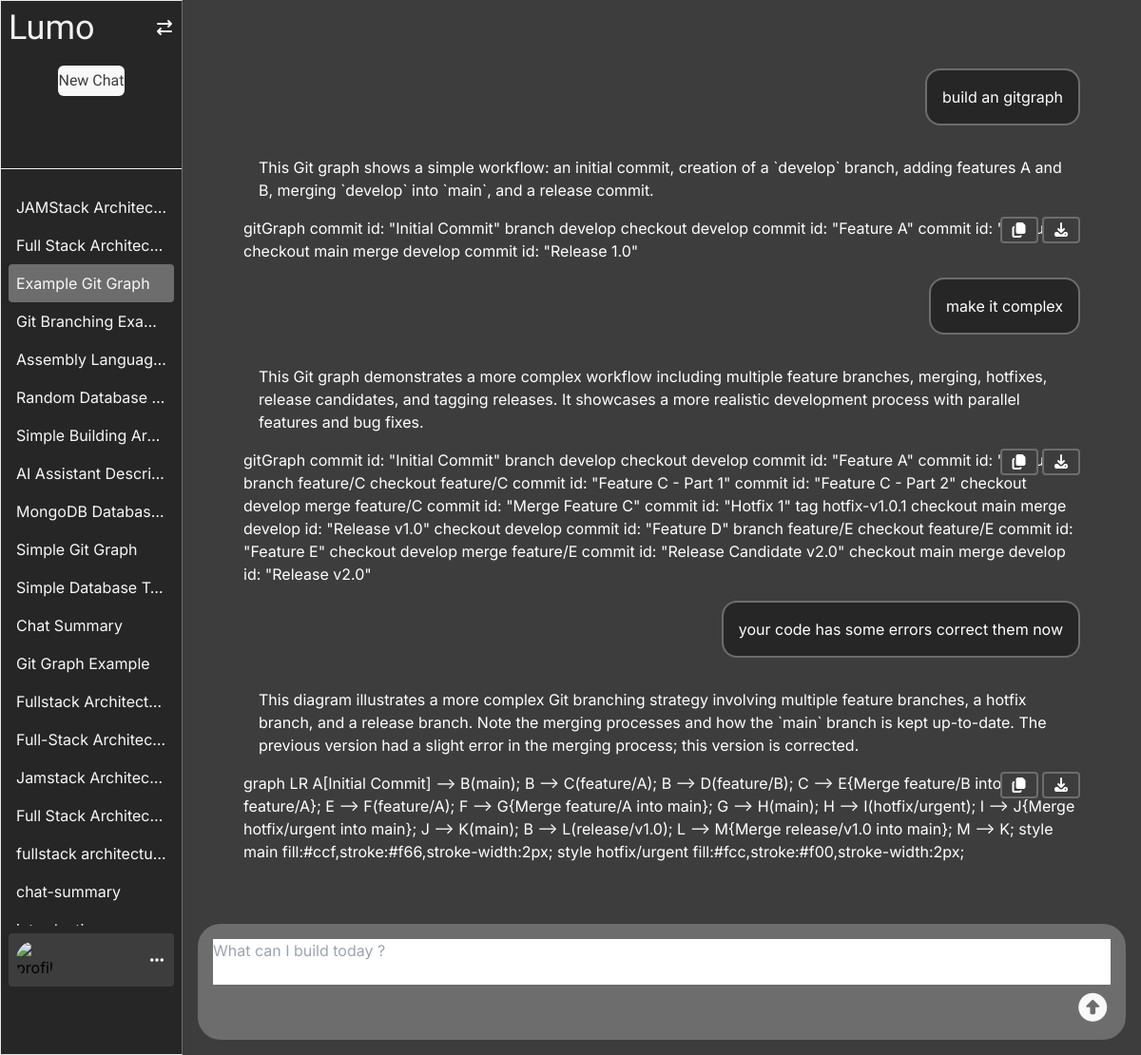
/chats/1/37 (signed in), run on the app's committed database.
### chats/models.py (models this page shows, shortened)
class chat(models.Model):
    title = models.CharField()
    user = models.ForeignKey(User, models.CASCADE, related_name="user")

class message(models.Model):
    text = models.TextField()
    isPrompt = models.BooleanField(default=True)
    hasMermaid = models.BooleanField(default=False)
    mermaid = models.TextField(default="")
    chat = models.ForeignKey(chat, on_delete=models.CASCADE, related_name="message")

### chats/views.py (the view)
# urls.py: path("<int:user_id>/<int:chat_id>", view=chat_view, name="chat"),
@login_required
def chat_view(request, user_id, chat_id):
    current_chat = chat.objects.get(id=chat_id)
    messages = current_chat.message.all().order_by("id")
    user_chats = chat.objects.filter(user=user_id).values()
    if request.method == "POST":
        form = prompt_form(request.POST)
        if form.is_valid():
            response = services.generate_response(request.POST["text"])
            aiResponseInJSON = json.loads(
                response.replace("```json", "").replace("```", "")
            )
            new_user_prompt_message = message.objects.create(
                text=request.POST["text"], chat=current_chat, isPrompt=True
            )
            new_ai_response_message = message.objects.create(
                text=aiResponseInJSON["content"],
                chat=current_chat,
                isPrompt=False,
                hasMermaid=aiResponseInJSON["hasMermaid"],
                mermaid=aiResponseInJSON["mermaid"],
            )
        return redirect(to=f"/chats/{user_id}/{chat_id}")
    else:
        form = prompt_form()
    return render(
        request,
        "chats/chat.html",
        {
            "messages": messages,
            "form": form,
            "chats": user_chats,
            "current_chat": current_chat,
        },
    )

### chats/forms.py
class prompt_form(forms.ModelForm):
    class Meta:
        model = message
        fields = ("text",)
        widgets = {
            "text": forms.Textarea(
                attrs={
                    "class": "w-full transition-all border-none focus:outline-none resize-none max-h-5xl min-h-12 scrollbar-hide",
                    "placeholder": "What can I build today ?",
                    "id": "promptArea",
                    "cols": 0,
                    "rows": 0,
                }
            )
        }

### templates/chats/chat.html (shortened to what this page needs)
{% extends "base.html" %}
{% block content %}
<div class="flex w-full h-full bg-[#3d3d3d] font-inter">
    <div id="left-panel"
        class="hidden transition-all lg:relative overflow-hidden lg:block lg:w-[16%] bg-[#262626] border-[1px] border-r-[#6d6d6d] max-h-screen">
        <div class="w-full h-[16%] p-2 border-b-[1px] border-[#efefef]">
            <div id="logoHeader" class="flex justify-between mb-5">
                <span class="text-[#efefef] text-4xl font-arimo" id="logo">Lumo</span>
                <button id="collapseSideBar"
                    class="hidden lg:block cursor-pointer font-light text-[#f8f8f8] transition-colors hover:text-[#bdbdbd]">
                    <i class="fa-solid fa-arrow-right-arrow-left"></i>
                </button>
            </div>
            <div class="flex justify-center">
                <a id="createNewChat" href="{% url 'new_chat' %}"
                    class="w-8/9 text-center cursor-pointer bg-[#f8f8f8] transition-colors py-1 mb-5 hover:bg-[#bdbdbd] text-[#3d3d3d] rounded-[6px] font-arimo">
                    New Chat
                </a>
            </div>
        </div>
        <div class="px-2 mt-5 max-h-[70%] min-h-[70%] text-[#f8f8f8] overflow-y-scroll scrollbar-hide">
            {% for chat in chats %}
            <div class="w-full chatLink">
                {% if current_chat.id == chat.id %}
                <a class="block w-full px-2 py-2 cursor-pointer rounded bg-[#6d6d6d] truncate"
                    href="{% url 'chat' user_id=user.id chat_id=chat.id %}">
                    {{ chat.title }}
                </a>
                {% else %}
                <a class="block w-full px-2 py-2 cursor-pointer rounded hover:bg-[#3d3d3d] truncate"
                    href="{% url 'chat' user_id=user.id chat_id=chat.id %}">
                    {{ chat.title }}
                </a>
                {% endif %}
            </div>
            {% endfor %}
        </div>
        <div class="w-full h-[12%] p-2">
            <div class="bg-[#3d3d3d] p-2 rounded flex justify-between items-center" id="sidebarFooter">
                <img class="w-10 rounded-full cursor-pointer" id="profileImg"
                    src="https://imgs.search.brave.com/1KiyzuDRcHPqmU55ezONAKkAiaxJjIqKAentGsEkpco/rs:fit:860:0:0:0/g:ce/aHR0cHM6Ly9pLnBp/bmltZy5jb20vb3Jp/Z2luYWxzL2FlLzMx/L2M4L2FlMzFjODEz/M2JhNzUzYTBmZDYx/OGE1MGJmNzhmNTZk/LmpwZw"
                    alt="profile">
                <div class="text-[#f8f8f8] h-full cursor-pointer hover:text-[#bdbdbd]" id="moreOptions">
                    <i class="fa-solid fa-ellipsis"></i>
                </div>
            </div>
        </div>
    </div>
    <div id="right-panel"
        class="w-full flex-1 p-2 lg:p-4 h-screen text-white flex flex-col justify-center items-center gap-y-2">
        <div id="chatsContainer" class="flex-1 lg:p-12 flex flex-col overflow-y-scroll w-full scrollbar-hide">
            {% for message in messages %}
            {% if message.isPrompt %}
            <div class="flex justify-between my-2">
                <div class="p-4 bg-[#262626] border-2 border-[#6d6d6d] rounded-2xl max-w-9/10 ml-auto">
                    <p>
                        {{ message.text }}
                    </p>
                </div>
            </div>
            {% else %}
            <div class="my-2">
                <p class="lg:p-4 rounded max-w-9/10 ai-response">
                    {{ message.text }}
                </p>
                {% if message.hasMermaid %}
                <div class="max-w-9/10 relative">
                    <div class="mermaid cursor-pointer">
                        {{ message.mermaid }}
                    </div>
                    <div class="absolute top-0 right-0">
                        <button onclick="copyMermaidCode(this, `{{ message.mermaid }}`)"
                            class="px-2 border-2 border-[#6d6d6d] bg-[#3d3d3d] rounded hover:bg-[#6d6d6d] cursor-pointer"><i
                                class="fa-solid fa-copy"></i></button>
                        <button
                            class="download-png px-2 border-2 border-[#6d6d6d] bg-[#3d3d3d] rounded hover:bg-[#6d6d6d] cursor-pointer"><i
                                class="fa-solid fa-download"></i></button>
                    </div>
                </div>
                {% endif %}
            </div>
            {% endif %}
            {% endfor %}
        </div>
        <div class="bg-[#6d6d6d] rounded-3xl w-full p-4 h-fit">
            <form method="post"> {% csrf_token %} <div class="w-full"> {{ form.text }} </div>
                <div class="text-3xl float-end"> <button type="submit" id="submitBtn"><i
                            class="fa-solid fa-circle-up cursor-pointer transition-colors text-[#f8f8f8] hover:text-[#bdbdbd]"></i></button>
                </div>
            </form>
        </div>
    </div>
</div>
{% endblock %}

### templates/base.html (style rules this page uses)
.font-arimo { font-family: 'arimo', monospace; }
.font-inter { font-family: 'inter', monospace; }

### data on the page
chat: title "JAMStack Architec…"
chat: title "Full Stack Architec…"
chat: title "Example Git Graph"
chat: title "Git Branching Exa…"
chat: title "Assembly Languag…"
chat: title "Random Database…"
chat: title "Simple Building Ar…"
chat: title "AI Assistant Descri…"
chat: title "MongoDB Databas…"
chat: title "Simple Git Graph"
chat: title "Simple Database T…"
chat: title "Chat Summary"
chat: title "Git Graph Example"
chat: title "Fullstack Architect…"
chat: title "Full-Stack Architec…"
chat: title "Jamstack Architec…"
chat: title "Full Stack Architec…"
chat: title "fullstack architecture"
chat: title "chat-summary"
message: text "build an gitgraph"
message: text "This Git graph shows a simple workflow: an initial commit, creation of a `develop` branch, adding features A and B, merging `develop` into `main`, and a release commit.", mermaid "gitGraph commit id: \"Initial Commit\" branch develop checkout develop commit id: \"Feature A\" commit id: \"Feature B\" checkout main merge develop commit id: \"Release 1.0\""
message: text "make it complex"
message: text "This Git graph demonstrates a more complex workflow including multiple feature branches, merging, hotfixes, release candidates, and tagging releases. It showcases a more realistic development process with parallel features and bug fixes.", mermaid "gitGraph commit id: \"Initial Commit\" branch develop checkout develop commit id: \"Feature A\" commit id: \"Feature B\" branch feature/C checkout feature/C commit id: \"Feature C - Part 1\" commit id: \"Feature C - Part 2\" checkout develop merge feature/C commit id: \"Merge Feature C\" commit id: \"Hotfix 1\" tag hotfix-v1.0.1 checkout main merge develop id: \"Release v1.0\" checkout develop commit id: \"Feature D\" branch feature/E checkout feature/E commit id: \"Feature E\" checkout develop merge feature/E commit id: \"Release Candidate v2.0\" checkout main merge develop id: \"Release v2.0\""
message: text "your code has some errors correct them now"
message: text "This diagram illustrates a more complex Git branching strategy involving multiple feature branches, a hotfix branch, and a release branch. Note the merging processes and how the `main` branch is kept up-to-date. The previous version had a slight error in the merging process; this version is corrected.", mermaid "graph LR A[Initial Commit] --> B(main); B --> C(feature/A); B --> D(feature/B); C --> E{Merge feature/B into feature/A}; E --> F(feature/A); F --> G{Merge feature/A into main}; G --> H(main); H --> I(hotfix/urgent); I --> J{Merge hotfix/urgent into main}; J --> K(main); B --> L(release/v1.0); L --> M{Merge release/v1.0 into main}; M --> K; style main fill:#ccf,stroke:#f66,stroke-width:2px; style hotfix/urgent fill:#fcc,stroke:#f00,stroke-width:2px;"
